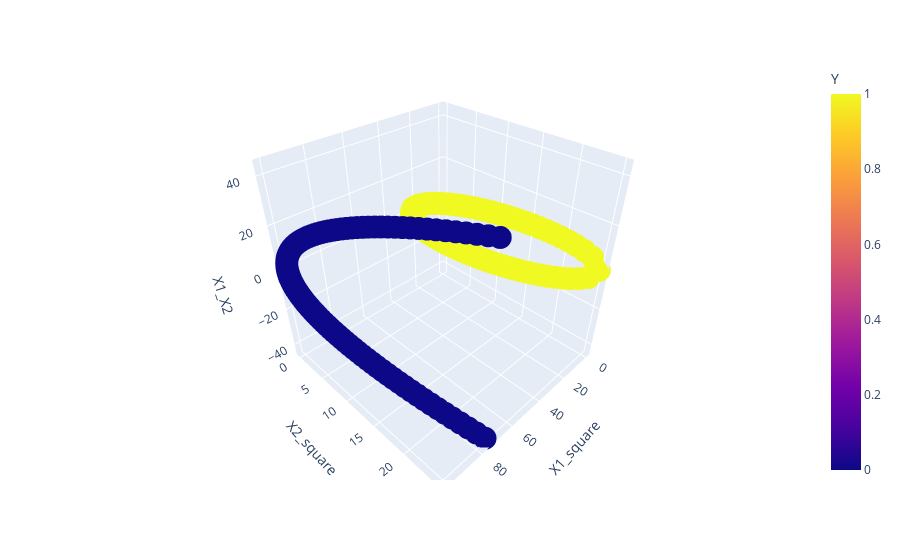

Here is the notebook cell this chart was saved with:
### Code cell
fig = px.scatter_3d(df, x='X1_square', y='X2_square', z='X1_X2', color='Y')
fig.show()
plt.show()

### Figure 1 — Plotly figure (JSON) as saved in the notebook; plotly's stock layout.template omitted (floating-point values rounded to 4 significant figures; data arrays with more than 128 entries replaced by an {"elided": "..."} marker saying what was removed)
{"data": [{"hovertemplate": "X1_square=%{x}<br>X2_square=%{y}<br>X1_X2=%{z}<br>Y=%{marker.color}<extra></extra>", "legendgroup": "", "marker": {"color": {"elided": "400 int values"}, "coloraxis": "coloraxis", "symbol": "circle"}, "mode": "markers", "name": "", "scene": "scene", "showlegend": false, "type": "scatter3d", "x": {"elided": "400 float values"}, "y": {"elided": "400 float values"}, "z": {"elided": "400 float values"}}], "layout": {"coloraxis": {"colorbar": {"title": {"text": "Y"}}, "colorscale": [[0, "#0d0887"], [0.1111, "#46039f"], [0.2222, "#7201a8"], [0.3333, "#9c179e"], [0.4444, "#bd3786"], [0.5556, "#d8576b"], [0.6667, "#ed7953"], [0.7778, "#fb9f3a"], [0.8889, "#fdca26"], [1, "#f0f921"]]}, "legend": {"tracegroupgap": 0}, "margin": {"t": 60}, "scene": {"domain": {"x": [0, 1], "y": [0, 1]}, "xaxis": {"title": {"text": "X1_square"}}, "yaxis": {"title": {"text": "X2_square"}}, "zaxis": {"title": {"text": "X1_X2"}}}}}
